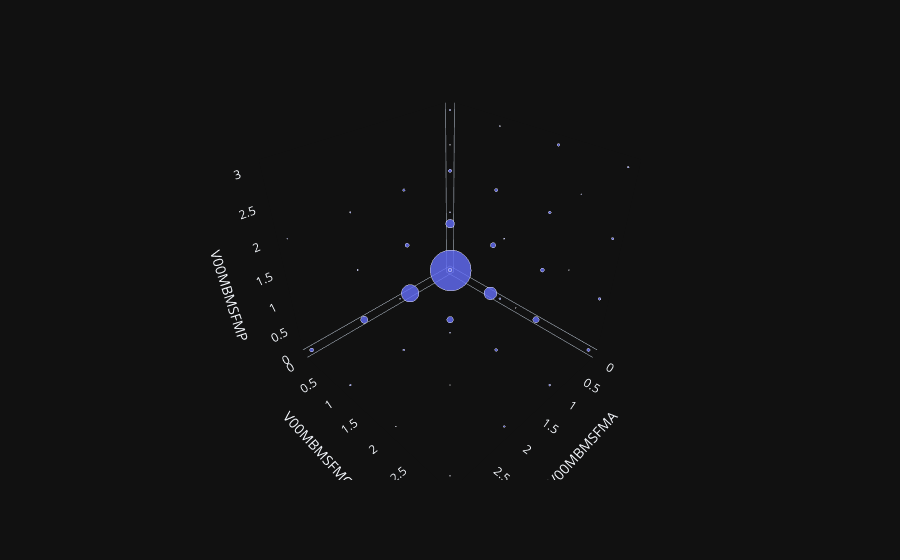

Notebook cell for this chart:
### Code cell
from modules.plot_data import plot_3d_moaks_data
from scripts.mbm.mbms_relationships import v00_moaks_shared_kl_mbms, v00_moaks_shared_kl_mbmn, v00_moaks_shared_kl_mbmp

moaks_3d_mbms_scatter = plot_3d_moaks_data(v00_moaks_shared_kl_mbms)
moaks_3d_mbms_scatter.show()

### Figure 1 — Plotly figure (JSON) as saved in the notebook; plotly's stock layout.template omitted (floating-point values rounded to 4 significant figures)
{"data": [{"hovertemplate": "V00MBMSFMA=%{x}<br>V00MBMSFMC=%{y}<br>V00MBMSFMP=%{z}<br>count=%{marker.size}<extra></extra>", "legendgroup": "", "marker": {"color": "#636efa", "opacity": 0.8, "size": [2472, 110, 16, 3, 242, 40, 14, 2, 57, 23, 11, 9, 16, 10, 9, 4, 448, 23, 8, 61, 21, 2, 1, 12, 5, 3, 5, 1, 1, 73, 3, 3, 5, 2, 1, 2, 4, 1, 23, 1, 4, 1, 1], "sizemode": "area", "sizeref": 1.545, "symbol": "circle"}, "mode": "markers", "name": "", "scene": "scene", "showlegend": false, "x": [0.0, 0.0, 0.0, 0.0, 0.0, 0.0, 0.0, 0.0, 0.0, 0.0, 0.0, 0.0, 0.0, 0.0, 0.0, 0.0, 1.0, 1.0, 1.0, 1.0, 1.0, 1.0, 1.0, 1.0, 1.0, 1.0, 1.0, 1.0, 1.0, 2.0, 2.0, 2.0, 2.0, 2.0, 2.0, 2.0, 2.0, 2.0, 3.0, 3.0, 3.0, 3.0, 3.0], "y": [0.0, 0.0, 0.0, 0.0, 1.0, 1.0, 1.0, 1.0, 2.0, 2.0, 2.0, 2.0, 3.0, 3.0, 3.0, 3.0, 0.0, 0.0, 0.0, 1.0, 1.0, 1.0, 1.0, 2.0, 2.0, 2.0, 3.0, 3.0, 3.0, 0.0, 0.0, 0.0, 1.0, 1.0, 2.0, 2.0, 3.0, 3.0, 0.0, 0.0, 1.0, 2.0, 3.0], "z": [0.0, 1.0, 2.0, 3.0, 0.0, 1.0, 2.0, 3.0, 0.0, 1.0, 2.0, 3.0, 0.0, 1.0, 2.0, 3.0, 0.0, 1.0, 2.0, 0.0, 1.0, 2.0, 3.0, 0.0, 1.0, 2.0, 0.0, 2.0, 3.0, 0.0, 1.0, 2.0, 0.0, 1.0, 0.0, 1.0, 0.0, 2.0, 0.0, 2.0, 0.0, 0.0, 0.0], "type": "scatter3d"}], "layout": {"scene": {"domain": {"x": [0.0, 1.0], "y": [0.0, 1.0]}, "xaxis": {"title": {"text": "V00MBMSFMA"}, "showgrid": false}, "yaxis": {"title": {"text": "V00MBMSFMC"}, "showgrid": false}, "zaxis": {"title": {"text": "V00MBMSFMP"}, "showgrid": false}}, "legend": {"tracegroupgap": 0, "itemsizing": "constant"}, "margin": {"t": 60}}}
